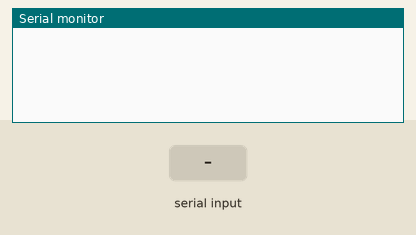
Simulated run of this sketch. Board: Arduino Uno, built with avr-gcc and run on an emulated ATmega328P. On the bench: the last lines printed to the serial monitor. The inputs (shaded band) are chosen by the test bench.

Above: at 1.2 s.
1.3 s: "T" received over Serial
At 1.7 s:
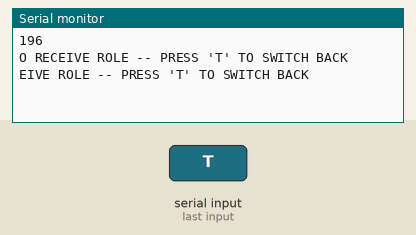
2.8 s: "R" received over Serial
At 4.8 s:
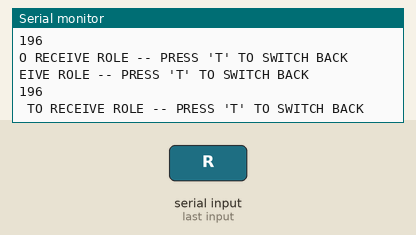
5.2 s: "1" received over Serial
At 5.7 s:
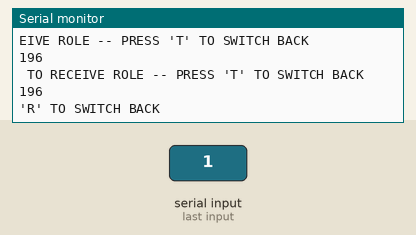
6.7 s: "0" received over Serial
At 7.9 s:
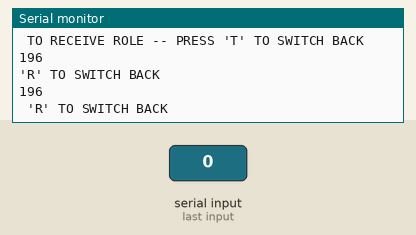
8.2 s: "2" received over Serial
At 9.2 s:
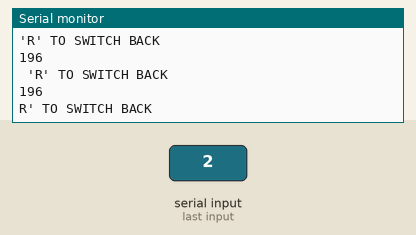

The sketch:

TransmitReceiver2.ino
```cpp
// (licence header left out)
#include <SPI.h>
#include "nRF24L01.h"
#include "RF24.h"

//
// Hardware configuration
//

// Set up nRF24L01 radio on SPI bus plus pins 9 & 10

RF24 radio(9,10);

//
// Topology
//

// Radio pipe addresses for the 2 nodes to communicate.
const uint64_t pipes[2] = { 0xF0F0F0F0E1LL, 0xF0F0F0F0D2LL };

//
// Role management
//
// Set up role.  This sketch uses the same software for all the nodes
// in this system.  Doing so greatly simplifies testing.
//

// The various roles supported by this sketch
typedef enum { role_ping_out = 1, role_pong_back } role_e;

// The debug-friendly names of those roles
const char* role_friendly_name[] = { "invalid", "Ping out", "Pong back"};

// The role of the current running sketch
role_e role = role_pong_back;

void setup(void)
{
  //
  // Print preamble
  //

  Serial.begin(115200);

  printf("\n\rRF24/examples/GettingStarted/\n\r");
  printf("ROLE: %s\n\r",role_friendly_name[role]);
  printf("*** PRESS 'T' to begin transmitting to the other node\n\r");

  //
  // Setup and configure rf radio
  //

  //radio.begin();

  // optionally, increase the delay between retries & # of retries
  radio.setRetries(15,15);

  // optionally, reduce the payload size.  seems to
  // improve reliability
  radio.setPayloadSize(8);

  //
  // Open pipes to other nodes for communication
  //

  // This simple sketch opens two pipes for these two nodes to communicate
  // back and forth.
  // Open 'our' pipe for writing
  // Open the 'other' pipe for reading, in position #1 (we can have up to 5 pipes open for reading)

  if ( role == role_ping_out )
  {
    radio.openWritingPipe(pipes[0]);
    radio.openReadingPipe(1,pipes[1]);
  }
  else
  {
    radio.openWritingPipe(pipes[1]);
    radio.openReadingPipe(1,pipes[0]);
  }

  //
  // Start listening
  //

  radio.startListening();

  //
  // Dump the configuration of the rf unit for debugging
  //

  radio.printDetails();
}

void loop(void)
{
  //
  // Ping out role.  Repeatedly send the current time
  //

  if (role == role_ping_out)
  {
    // First, stop listening so we can talk.
    radio.stopListening();

    // Take the time, and send it.  This will block until complete
    unsigned long time = millis();
    printf("Now sending %lu...",time);
    bool ok = radio.write( &time, sizeof(unsigned long) );

    if (ok)
      printf("ok...");
    else
      printf("failed.\n\r");

    // Now, continue listening
    radio.startListening();

    // Wait here until we get a response, or timeout (250ms)
    unsigned long started_waiting_at = millis();
    bool timeout = false;
    while ( ! radio.available() && ! timeout )
      if (millis() - started_waiting_at > 200 )
        timeout = true;

    // Describe the results
    if ( timeout )
    {
      printf("Failed, response timed out.\n\r");
    }
    else
    {
      // Grab the response, compare, and send to debugging spew
      unsigned long got_time;
      radio.read( &got_time, sizeof(unsigned long) );

      // Spew it
      printf("Got response %lu, round-trip delay: %lu\n\r",got_time,millis()-got_time);
    }

    // Try again 1s later
    delay(1000);
  }

  //
  // Pong back role.  Receive each packet, dump it out, and send it back
  //

  if ( role == role_pong_back )
  {
    // if there is data ready
    if ( radio.available() )
    {
      // Dump the payloads until we've gotten everything
      unsigned long got_time;
      bool done = false;
      while (!done)
      {
        // Fetch the payload, and see if this was the last one.
        //done =
        radio.read( &got_time, sizeof(unsigned long) );

        // Spew it
        printf("Got payload %lu...",got_time);

        // Delay just a little bit to let the other unit
        // make the transition to receiver
        delay(20);
      }

      // First, stop listening so we can talk
      radio.stopListening();

      // Send the final one back.
      radio.write( &got_time, sizeof(unsigned long) );
      printf("Sent response.\n\r");

      // Now, resume listening so we catch the next packets.
      radio.startListening();
    }
  }

  //
  // Change roles
  //

  if ( Serial.available() )
  {
    Serial.println("196");
    char c = toupper(Serial.read());
    Serial.println("198 "+c);
    if ( c == 'T' && role == role_pong_back )
    {
      Serial.println("201 "+c);
      printf("*** CHANGING TO TRANSMIT ROLE -- PRESS 'R' TO SWITCH BACK\n\r");

      // Become the primary transmitter (ping out)
      role = role_ping_out;
      radio.openWritingPipe(pipes[0]);
      radio.openReadingPipe(1,pipes[1]);
    }
    else if ( c == 'R' && role == role_ping_out )
    {
      printf("*** CHANGING TO RECEIVE ROLE -- PRESS 'T' TO SWITCH BACK\n\r");

      // Become the primary receiver (pong back)
      role = role_pong_back;
      radio.openWritingPipe(pipes[1]);
      radio.openReadingPipe(1,pipes[0]);
    }
  }
}
```

Measured:
- after the input at 1.3 s, the serial monitor: prints a new line at once (image 1)
- after the input at 2.8 s, the serial monitor: prints a new line after 0.91 s (image 2)
- after the input at 5.2 s, the serial monitor: prints a new line at once (image 3)
- after the input at 6.7 s, the serial monitor: prints a new line at once (image 4)
- after the input at 8.2 s, the serial monitor: prints a new line at once (image 5)
